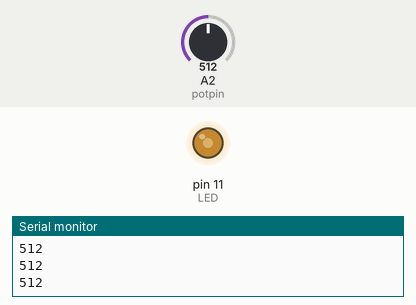
This sketch was run on a simulated Arduino Uno, built with avr-gcc and run on an emulated ATmega328P. On the bench: output pins drawn as LEDs (lit = HIGH), the last lines printed to the serial monitor. Inputs (shaded band) come from the test bench; at power-on: A2 (potpin) = 512.

Above: at 1.2 s.
1.3 s: A2 (potpin) set to 716
At 2.4 s:
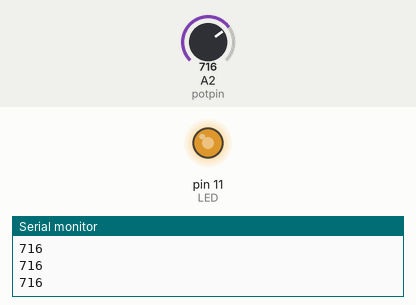
2.8 s: A2 (potpin) set to 900
At 3.6 s:
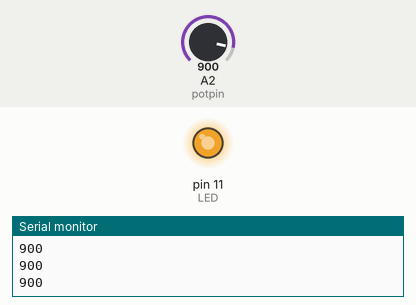
4.3 s: A2 (potpin) set to 122
At 4.7 s:
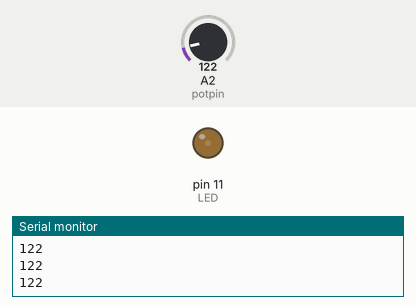
5.8 s: A2 (potpin) set to 0
At 7.0 s:
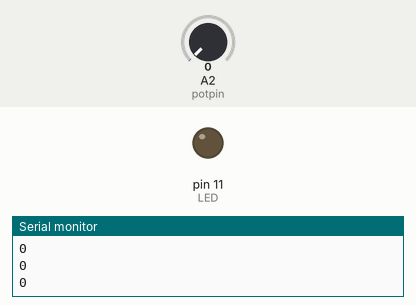
7.3 s: A2 (potpin) set to 511
At 8.2 s:
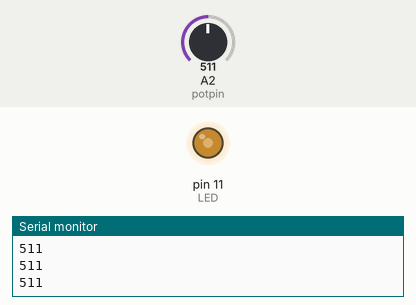
Timing chart, 0 to 9.8 s (numbered marks = the images above; inputs shaded):
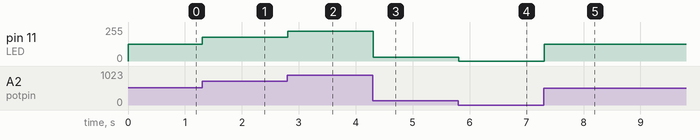

The sketch:

Brightness_control_by_potentiometer.ino
```cpp
const int LED = 11;
int potpin = 2;
int val = 0;
int brightness = 0;

void setup()
{
   pinMode(LED, OUTPUT);
   Serial.begin(9600);
}

void loop()
{
   val = analogRead(potpin);
   Serial.println(val);

   brightness = map(val, 0, 1023, 0, 255);
   analogWrite(LED, brightness);
}
```

Measured:
- after the input at 1.3 s, pin 11 (LED): 127/255 → 178/255 at once
- after the input at 2.8 s, pin 11 (LED): 178/255 → 224/255 at once
- after the input at 4.3 s, pin 11 (LED): 224/255 → 30/255 at once
- after the input at 5.8 s, pin 11 (LED): 30/255 → 0/255 at once
- after the input at 7.3 s, pin 11 (LED): 0/255 → 127/255 at once
